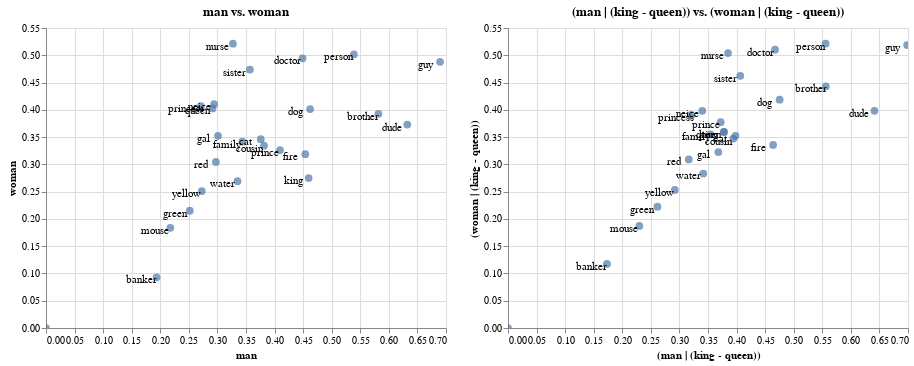

Notebook code for this chart:
### Markdown cell above
Note that altair has a convenient syntax for plotting two charts next to eachother. This is really cool when you want to compare. Feel free to zoom in and play as well!

### Code cell
orig_chart | new_chart

### Figure 1 — Vega-Lite specification as saved in the notebook (floating-point values rounded to 4 significant figures)
{"config": {"view": {"continuousWidth": 400, "continuousHeight": 300}}, "hconcat": [{"layer": [{"mark": {"type": "circle", "size": 60}, "encoding": {"tooltip": [{"type": "nominal", "field": "name"}, {"type": "nominal", "field": "original"}], "x": {"type": "quantitative", "axis": {"title": "man"}, "field": "x_axis"}, "y": {"type": "quantitative", "axis": {"title": "woman"}, "field": "y_axis"}}, "selection": {"selector001": {"type": "interval", "bind": "scales", "encodings": ["x", "y"]}}, "title": "man vs. woman"}, {"mark": {"type": "text", "color": "black", "dx": -15, "dy": 3}, "encoding": {"text": {"type": "nominal", "field": "original"}, "x": {"type": "quantitative", "axis": {"title": "man"}, "field": "x_axis"}, "y": {"type": "quantitative", "axis": {"title": "woman"}, "field": "y_axis"}}}], "data": {"name": "data-15774a1af3e17e7d98478860e09ed029"}}, {"layer": [{"mark": {"type": "circle", "size": 60}, "encoding": {"tooltip": [{"type": "nominal", "field": "name"}, {"type": "nominal", "field": "original"}], "x": {"type": "quantitative", "axis": {"title": "(man | (king - queen))"}, "field": "x_axis"}, "y": {"type": "quantitative", "axis": {"title": "(woman | (king - queen))"}, "field": "y_axis"}}, "selection": {"selector002": {"type": "interval", "bind": "scales", "encodings": ["x", "y"]}}, "title": "(man | (king - queen)) vs. (woman | (king - queen))"}, {"mark": {"type": "text", "color": "black", "dx": -15, "dy": 3}, "encoding": {"text": {"type": "nominal", "field": "original"}, "x": {"type": "quantitative", "axis": {"title": "(man | (king - queen))"}, "field": "x_axis"}, "y": {"type": "quantitative", "axis": {"title": "(woman | (king - queen))"}, "field": "y_axis"}}}], "data": {"name": "data-5ef8856a00a327788b3c3840144bb429"}}], "$schema": "https://vega.github.io/schema/vega-lite/v4.0.2.json", "datasets": {"data-15774a1af3e17e7d98478860e09ed029": [{"x_axis": 0.4095, "y_axis": 0.3262, "name": "prince", "original": "prince"}, {"x_axis": 0.271, "y_axis": 0.4069, "name": "princess", "original": "princess"}, {"x_axis": 0.3271, "y_axis": 0.5211, "name": "nurse", "original": "nurse"}, {"x_axis": 0.449, "y_axis": 0.4944, "name": "doctor", "original": "doctor"}, {"x_axis": 0.1935, "y_axis": 0.09302, "name": "banker", "original": "banker"}, {"x_axis": 0.3816, "y_axis": 0.3343, "name": "cousin", "original": "cousin"}, {"x_axis": 0.2943, "y_axis": 0.4104, "name": "neice", "original": "neice"}, {"x_axis": 0.4596, "y_axis": 0.2749, "name": "king", "original": "king"}, {"x_axis": 0.2914, "y_axis": 0.4025, "name": "queen", "original": "queen"}, {"x_axis": 0.6323, "y_axis": 0.3729, "name": "dude", "original": "dude"}, {"x_axis": 0.6896, "y_axis": 0.4881, "name": "guy", "original": "guy"}, {"x_axis": 0.301, "y_axis": 0.3523, "name": "gal", "original": "gal"}, {"x_axis": 0.4538, "y_axis": 0.3186, "name": "fire", "original": "fire"}, {"x_axis": 0.4622, "y_axis": 0.4013, "name": "dog", "original": "dog"}, {"x_axis": 0.3758, "y_axis": 0.3462, "name": "cat", "original": "cat"}, {"x_axis": 0.2176, "y_axis": 0.1836, "name": "mouse", "original": "mouse"}, {"x_axis": 0.2972, "y_axis": 0.3045, "name": "red", "original": "red"}, {"x_axis": 0.0, "y_axis": 0.0, "name": "bluee", "original": "bluee"}, {"x_axis": 0.2516, "y_axis": 0.215, "name": "green", "original": "green"}, {"x_axis": 0.2726, "y_axis": 0.2511, "name": "yellow", "original": "yellow"}, {"x_axis": 0.3351, "y_axis": 0.2691, "name": "water", "original": "water"}, {"x_axis": 0.5387, "y_axis": 0.5016, "name": "person", "original": "person"}, {"x_axis": 0.3437, "y_axis": 0.3416, "name": "family", "original": "family"}, {"x_axis": 0.5817, "y_axis": 0.3928, "name": "brother", "original": "brother"}, {"x_axis": 0.3568, "y_axis": 0.4737, "name": "sister", "original": "sister"}], "data-5ef8856a00a327788b3c3840144bb429": [{"x_axis": 0.3721, "y_axis": 0.3774, "name": "(prince | (king - queen))", "original": "prince"}, {"x_axis": 0.3208, "y_axis": 0.3907, "name": "(princess | (king - queen))", "original": "princess"}, {"x_axis": 0.385, "y_axis": 0.5041, "name": "(nurse | (king - queen))", "original": "nurse"}, {"x_axis": 0.4673, "y_axis": 0.5102, "name": "(doctor | (king - queen))", "original": "doctor"}, {"x_axis": 0.1732, "y_axis": 0.1174, "name": "(banker | (king - queen))", "original": "banker"}, {"x_axis": 0.3943, "y_axis": 0.3474, "name": "(cousin | (king - queen))", "original": "cousin"}, {"x_axis": 0.34, "y_axis": 0.3981, "name": "(neice | (king - queen))", "original": "neice"}, {"x_axis": 0.3779, "y_axis": 0.3594, "name": "(king | (king - queen))", "original": "king"}, {"x_axis": 0.3779, "y_axis": 0.3594, "name": "(queen | (king - queen))", "original": "queen"}, {"x_axis": 0.6413, "y_axis": 0.3982, "name": "(dude | (king - queen))", "original": "dude"}, {"x_axis": 0.6985, "y_axis": 0.5188, "name": "(guy | (king - queen))", "original": "guy"}, {"x_axis": 0.3681, "y_axis": 0.3225, "name": "(gal | (king - queen))", "original": "gal"}, {"x_axis": 0.4639, "y_axis": 0.3356, "name": "(fire | (king - queen))", "original": "fire"}, {"x_axis": 0.4754, "y_axis": 0.4187, "name": "(dog | (king - queen))", "original": "dog"}, {"x_axis": 0.3981, "y_axis": 0.3522, "name": "(cat | (king - queen))", "original": "cat"}, {"x_axis": 0.2298, "y_axis": 0.1871, "name": "(mouse | (king - queen))", "original": "mouse"}, {"x_axis": 0.3163, "y_axis": 0.3091, "name": "(red | (king - queen))", "original": "red"}, {"x_axis": 0.0, "y_axis": 0.0, "name": "(bluee | (king - queen))", "original": "bluee"}, {"x_axis": 0.2615, "y_axis": 0.2223, "name": "(green | (king - queen))", "original": "green"}, {"x_axis": 0.292, "y_axis": 0.253, "name": "(yellow | (king - queen))", "original": "yellow"}, {"x_axis": 0.3418, "y_axis": 0.2833, "name": "(water | (king - queen))", "original": "water"}, {"x_axis": 0.5559, "y_axis": 0.5215, "name": "(person | (king - queen))", "original": "person"}, {"x_axis": 0.3544, "y_axis": 0.3551, "name": "(family | (king - queen))", "original": "family"}, {"x_axis": 0.5562, "y_axis": 0.4428, "name": "(brother | (king - queen))", "original": "brother"}, {"x_axis": 0.4065, "y_axis": 0.4624, "name": "(sister | (king - queen))", "original": "sister"}]}}
